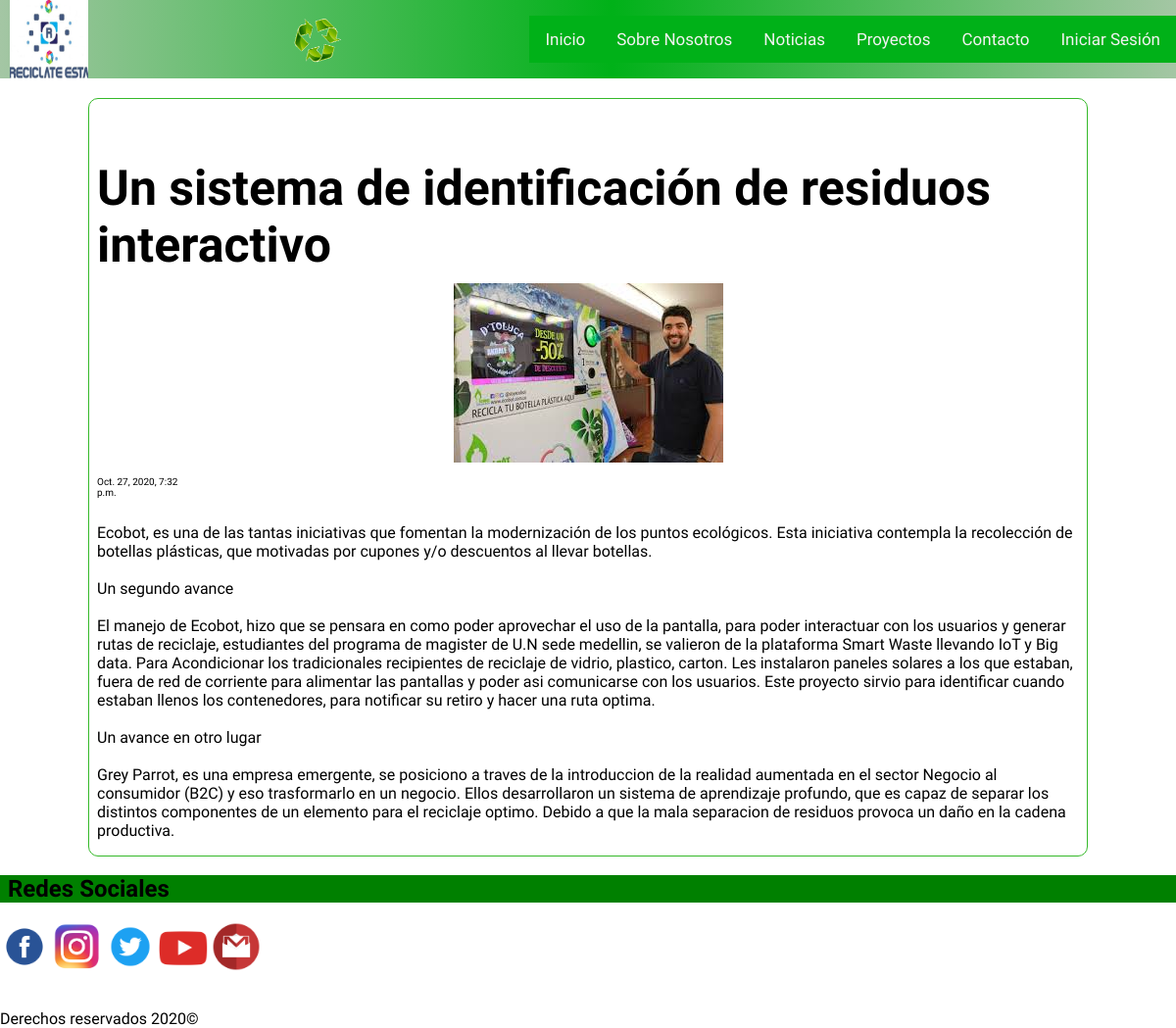
/noticia/4/, run on the app's committed database.
### noticias/models.py (models this page shows, shortened)
class Noticias(models.Model):
    autor = models.ForeignKey('auth.User', on_delete=models.CASCADE)
    titulo = models.CharField(max_length=200)
    imagen = models.ImageField(upload_to="imagenes", null=True)
    texto = models.TextField()
    etiqueta = models.IntegerField(choices=etiquetas)
    fecha_creacion = models.DateTimeField(
            default=timezone.now)
    fecha_publicacion = models.DateTimeField(
            blank=True, null=True)
    class Meta:
        permissions = (
            ('editor',_('Es editor')),
            ('lector',_('Es lector')),
        )

### noticias/views.py (the view)
# urls.py: path('noticia/<int:pk>/', views.noticia_completa, name='noticia_completa'),
def noticia_completa(request, pk):
    noticia = get_object_or_404(Noticias, pk=pk)
    return render(request, 'noticias/noticia_completa.html', {'noticia': noticia})

### noticias/templatetags/user_tags.py (called while the page is built)
@register.filter(name='has_group')
def has_group(user, group_name):
    group = Group.objects.get(name=group_name)
    return True if group in user.groups.all() else False

### noticias/templates/noticias/noticia_completa.html (shortened to what this page needs)
{% extends 'noticias/base.html' %}
{% load static %}
{% load user_tags %}
{% block content %}
<section class="noticia row">
    <h1 class="titulo col-xs-12">{{ noticia.titulo }}</h1>
    <div class="item center-xs col-xs-12">
        <img src="{{ noticia.imagen.url }}" class="col-xs">
    </div>
    {% if noticia.fecha_publicacion %}
        <div class="date">
            <p class="fecha col-xs-11">{{ noticia.fecha_publicacion }}</p>
        </div>
    {% endif %}
    <p class="col-xs-12">{{ noticia.texto|linebreaksbr }}</p>
</section>
{% endblock %}

### noticias/static/css/style.css (style rules this page uses)
body { font-family: 'Alata', sans-serif; margin: 0; padding: 0; }
img { align-self: center; flex: 0 0 auto; }
.row { margin-left: 0px; margin-right: 0px; }
html,body { height: 100%; margin:0px; }
.noticia { max-width: 1200px; width: 85%; margin: auto; margin-top: 20px; padding-top: 20px; border-radius: 10px 10px 10px 10px; -moz-border-radius: 10px 10px 10px 10px; -webkit-border-radius: 10px 10px 10px 10px; border: 1px solid #36b92a; }
.titulo { margin-bottom: 10px; justify-content: center; font-size: 50px; }
.fecha { font-size: 10px; }

### data on the page
Noticias: titulo "Un sistema de identificación de residuos interactivo", imagen (picture), fecha_publicacion "Oct. 27, 2020, 7:32 p.m.", texto "Ecobot, es una de las tantas iniciativas que fomentan la modernización de los puntos ecológicos. Esta iniciativa contempla la recolección de botellas plásticas, que motivadas por cupones y/o descuentos al llevar botellas. Un segundo avance El manejo de Ecobot, hizo que se pensara en como poder aprovechar el uso de la pantalla, para poder interactuar con los usuarios y generar rutas de reciclaje, estudiantes del programa de magister de U.N sede medellin, se valieron de la plataforma Smart Waste llevando IoT y Big data. Para Acondicionar los tradicionales recipientes de reciclaje de vidrio, plastico, carton. Les instalaron paneles solares a los que estaban, fuera de red de corriente para…"
